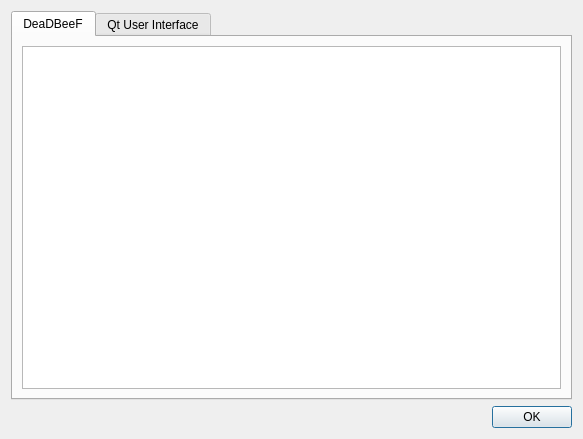
<?xml version="1.0" encoding="UTF-8"?>
<ui version="4.0">
 <class>AboutDialog</class>
 <widget class="QDialog" name="AboutDialog">
  <property name="geometry">
   <rect>
    <x>0</x>
    <y>0</y>
    <width>583</width>
    <height>439</height>
   </rect>
  </property>
  <property name="locale">
   <locale language="English" country="UnitedStates"/>
  </property>
  <property name="modal">
   <bool>true</bool>
  </property>
  <layout class="QVBoxLayout" name="verticalLayout">
   <item>
    <widget class="QTabWidget" name="tabWidget">
     <property name="currentIndex">
      <number>0</number>
     </property>
     <widget class="QWidget" name="deadbeefTab">
      <attribute name="title">
       <string notr="true">DeaDBeeF</string>
      </attribute>
      <layout class="QHBoxLayout" name="horizontalLayout">
       <item>
        <widget class="QTextBrowser" name="deadbeefAboutText"/>
       </item>
      </layout>
     </widget>
     <widget class="QWidget" name="qtguiTab">
      <attribute name="title">
       <string notr="true">Qt User Interface</string>
      </attribute>
      <layout class="QHBoxLayout" name="horizontalLayout_2">
       <item>
        <widget class="QTextBrowser" name="qtguiAboutText"/>
       </item>
      </layout>
     </widget>
    </widget>
   </item>
   <item>
    <widget class="QDialogButtonBox" name="buttonBox">
     <property name="orientation">
      <enum>Qt::Horizontal</enum>
     </property>
     <property name="standardButtons">
      <set>QDialogButtonBox::Ok</set>
     </property>
    </widget>
   </item>
  </layout>
 </widget>
 <resources/>
 <connections>
  <connection>
   <sender>buttonBox</sender>
   <signal>accepted()</signal>
   <receiver>AboutDialog</receiver>
   <slot>accept()</slot>
   <hints>
    <hint type="sourcelabel">
     <x>248</x>
     <y>254</y>
    </hint>
    <hint type="destinationlabel">
     <x>157</x>
     <y>274</y>
    </hint>
   </hints>
  </connection>
  <connection>
   <sender>buttonBox</sender>
   <signal>rejected()</signal>
   <receiver>AboutDialog</receiver>
   <slot>reject()</slot>
   <hints>
    <hint type="sourcelabel">
     <x>316</x>
     <y>260</y>
    </hint>
    <hint type="destinationlabel">
     <x>286</x>
     <y>274</y>
    </hint>
   </hints>
  </connection>
 </connections>
</ui>
